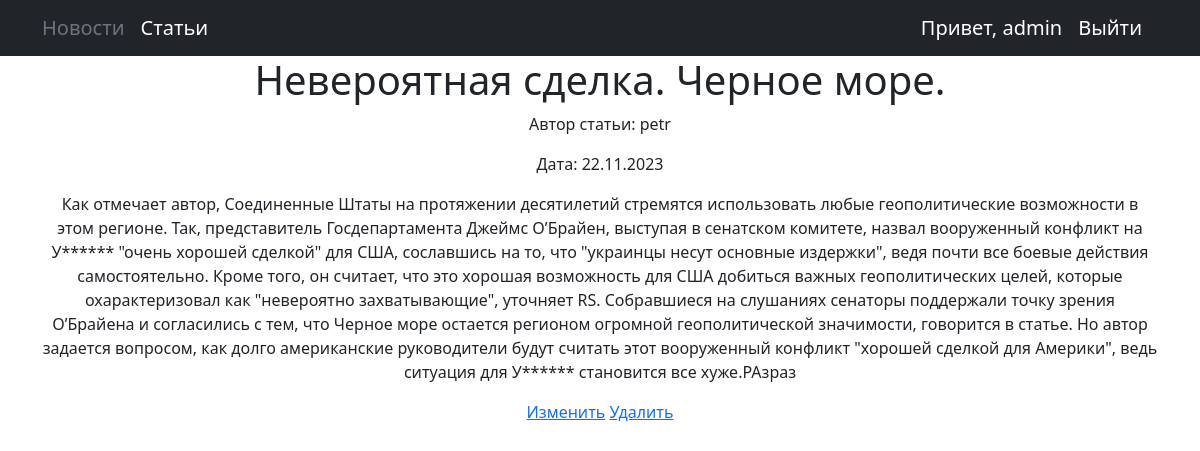
The app's page /articles/3 (signed in), older data.
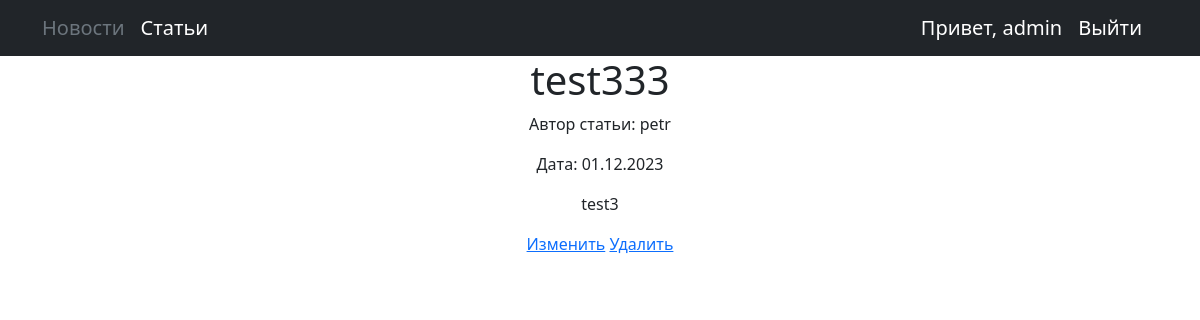
The same page, newer data.
### news/models.py (models this page shows, shortened)
class Post(models.Model):
    author = models.ForeignKey(Author, on_delete=models.CASCADE)
    type = models.CharField(max_length = 2, choices=POSITIONS, default=article)
    time_create = models.DateTimeField(auto_now_add=True)
    time_update = models.DateTimeField(auto_now=True)
    category = models.ManyToManyField(Category, through='PostCategory')
    header = models.CharField(max_length=255)
    text = models.TextField()
    rating = models.IntegerField(default=0)

class Author(models.Model):
    user = models.OneToOneField(User, on_delete=models.CASCADE)
    rating = models.IntegerField(default=0)

### news/views.py (the view)
# urls.py: path('articles/<int:pk>', PostDetail.as_view(), name='articleid'),
class PostDetail(DetailView):
    model = Post
    template_name = 'post.html'
    context_object_name = 'post'

### news/templatetags/custom_filters.py (called while the page is built)
@register.filter()
def censor(value):
   if type(value) != str:
      raise TypeError
   for word in badwords:
      temp = value.lower().find(word)
      while temp!=-1:
        count = (len(word)-1)
        value = value[:temp+1] + '*'*count + value[temp+count+1:]
        temp = value.lower().find(word)
   return f'{value}'

### news/templates/post.html (shortened to what this page needs)
{% extends 'default.html' %}
{% load custom_filters %}
{% block content %}
<h1>{{post.header}}</h1>
<p>Автор статьи: {{post.author.user.username}}</p>
<p>Дата: {{post.time_create|date:"d.m.Y"}}</p>
<p>{{post.text|censor}}</p>
{% if perms.news.change_post and perms.news.delete_post %}
<a href="{{request.path}}/edit">Изменить</a>
<a href="{{request.path}}/delete"> Удалить</a>
{% endif %}
{% endblock content %}

### templates/default.html (shortened to what this page needs)
{% load static %}
<!DOCTYPE html>
<html lang="en">
    <head>
        <link href="{% static 'css/styles.css' %}" rel="stylesheet" />
    </head>
    <body>
        <nav class="navbar navbar-expand-lg navbar-dark bg-dark static-top">
            <div class="container">
                {% block navbar %}
{% if '/news' in request.path%}
<a class="navbar-brand " href="{% url 'news'%}">Новости</a>
<a class="navbar-brand text-secondary" href="{% url 'articles'%}">Статьи</a>
{% elif "/article" in request.path  %}
<a class="navbar-brand text-secondary" color="#8BACAC" href="{% url 'news'%}">Новости</a>
<a class="navbar-brand" href="{% url 'articles'%}">Статьи</a>
{% else  %}
    <a class="navbar-brand " href="{% url 'news'%}">Новости</a>
    <a class="navbar-brand" href="{% url 'articles'%}">Статьи</a>
{% endif%}
{% endblock navbar %}
         {% if user.is_authenticated %}
                <a  class="navbar-brand" >Привет, {{ user.username }}</a>
                <a  class="navbar-brand" href="{% url 'account_logout' %}">Выйти</a>
            {% else %}
                <a class="navbar-brand" href="{% url 'account_login'%}">Войти</a>
                <a class="navbar-brand" href="{% url 'account_signup'%}">Регистрация</a>
            {% endif %}
            </div>
         </nav>
        <div class="container">
            <div class="row">
                <div class="col-lg-12 text-center">
                    {% block content %}
                    {% endblock content %}
                </div>
            </div>
         </div>
    </body>
</html>

Row changes from the older to the newer data that the page shows:
changed Post "petr": header "Невероятная сделка. Черное море." → "test333"; time_create "22.11.2023" → "01.12.2023"; text|censor "Как отмечает автор, Соединенные Штаты на протяжении десятилетий стремятся использовать любые геополитические возможности в этом регионе. Так, представитель Госдепартамента Джеймс О’Брайен, выступая в сенатском комитете, назвал вооруженный конфликт на У****** \"очень хорошей сделкой\" для США, сославшись на то, что \"украинцы несут основные издержки\", ведя почти все боевые действия самостоятельно. Кроме того, он считает, что это хорошая возможность для США добиться важных геополитических целей, которые охарактеризовал как \"невероятно захватывающие\", уточняет RS. Собравшиеся на слушаниях сенаторы поддержали точку зрения О’Брайена и согласились с тем, что Черное море остается регионом огромной…" → "test3"
